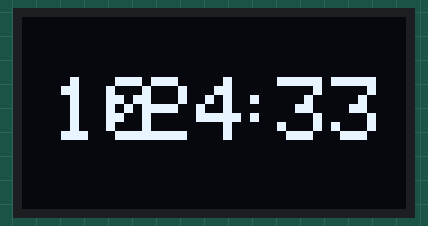
Simulated run of this sketch. Board: ESP32. Shown: 128×64 one-colour display. WiFi joins after 1.5 s; servers stay silent unless stated; the display library's start-up logo is not drawn; network time is answered at once with the bench clock; the local clock reads 2024-03-15 10:24:30 at power-on unless the sketch sets it; what the sketch prints to the serial monitor is not drawn.

Above: at 4.7 s.
At 8.8 s:
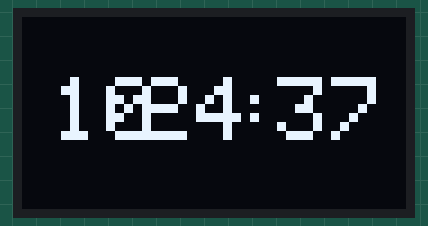
At 12.9 s:
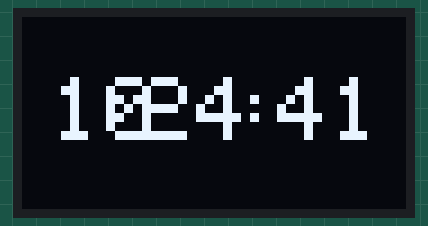
At 21.1 s:
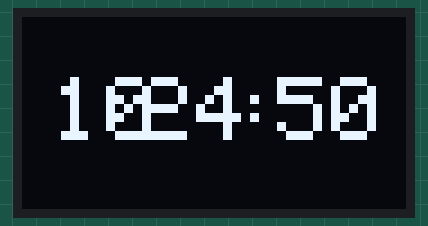
At 29.3 s:
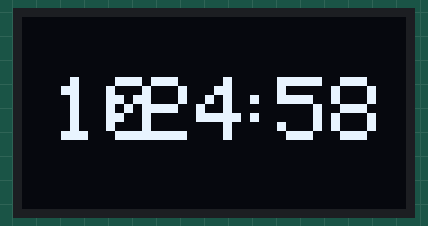
At 38.5 s:
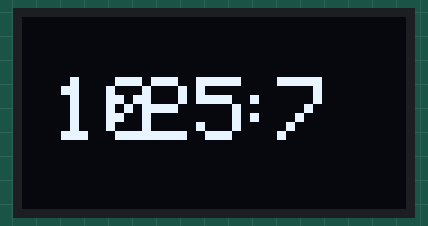

The sketch:

gettime_oled.ino
```cpp
#include <WiFi.h>
#include <NTPClient.h>
#include <WiFiUdp.h>
#include <Wire.h>
#include <Adafruit_GFX.h>
#include <Adafruit_SSD1306.h>

#define SCREEN_WIDTH 128
#define SCREEN_HEIGHT 64

const char *ssid     = "ThanhDuoc"; // tên wiffi
const char *password = "0329799336"; // mật khẩu wiffi

WiFiUDP ntpUDP;
NTPClient timeClient(ntpUDP, "pool.ntp.org");

Adafruit_SSD1306 display(SCREEN_WIDTH, SCREEN_HEIGHT, &Wire, -1);

void setup() {
  Serial.begin(115200);
  Serial.print("Connecting to ");
  Serial.println(ssid);
  WiFi.begin(ssid, password);
  if(!display.begin(SSD1306_SWITCHCAPVCC, 0x3C))
  {
    Serial.println(F("SSD1306 allocation failed"));
    for(;;);
  }
  while (WiFi.status() != WL_CONNECTED) {
    delay(500);
    Serial.print(".");
  }

  timeClient.begin();
  timeClient.setTimeOffset(25200);

  display.display(); // Hiển thị "splash screen"
  delay(2000);
  display.clearDisplay();
}

void loop() {
  timeClient.update();
  int h = timeClient.getHours();
  int m = timeClient.getMinutes();
  int s = timeClient.getSeconds();
  Serial.print(h);
  Serial.print(":");
  Serial.print(m);
  Serial.print(":");
  Serial.println(s);
  delay(1000);

  display.clearDisplay();
  display.setTextSize(3);//kích cỡ
  display.setTextColor(WHITE);//màu
  display.setCursor(10, 20);//tọa độ
  display.println(h);
  display.setCursor(25,20);//tọa độ
  display.println(":");
  display.setCursor(40, 20);//tọa độ
  display.println(m);
  display.setCursor(70, 20);//tọa độ
  display.println(":");
  display.setCursor(85, 20);//tọa độ
  display.println(s);
  display.display();
}
```

Measured:
- what the display in image 0 shows lasts 1.0 s, from 4.6 s to 5.6 s
